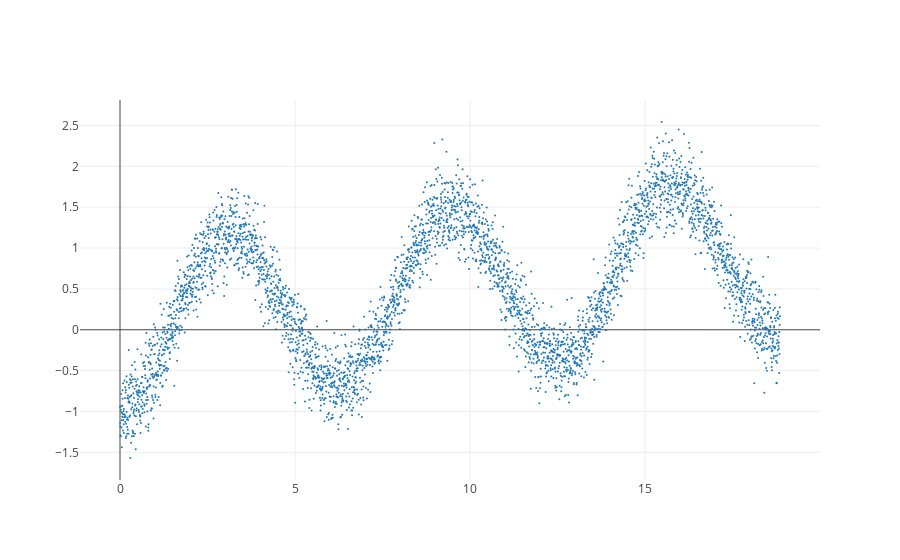

Notebook source saved alongside this figure:
### Markdown cell above
# Statistical prediction and inference - simple regression

## - You have some data
## - You fit a line, get a slope and an intercept
## - Get some analysis of variation - ANOVA

### Code cell
import plotly
from plotly.offline import download_plotlyjs, init_notebook_mode, plot, iplot
from plotly.graph_objs import *
from plotly.figure_factory import create_table
init_notebook_mode(connected=True)

import numpy as np
import pandas as pd
import scipy

import statsmodels
import statsmodels.api as sm
from statsmodels.formula.api import ols

# create a data set, sin wave plus random noise
nobs = 4000
x = np.linspace(0, 6*np.pi, num=nobs)
y = -np.cos(x) + x*0.05 + np.random.normal(0, 0.25, nobs)
z = np.sin(x) +  x*0.05 + np.random.normal(0, 0.25, nobs)

df = pd.DataFrame({'x' : x,'y': y,'z': z})

# chart it

def mychart(*args):

    # pass some 2d n x 1 arrays, x, y, z
    
    # 1st array is independent vars
    # reshape to 1 dimensional array
    x = args[0].reshape(-1)
    
    # following are dependent vars plotted on y axis
    data = []
    for i in range(1, len(args)):
        data.append(Scatter(x=x,
                            y=args[i].reshape(-1),
                            mode = 'markers',
                            marker = dict(size = 2)                            
                           ))

    layout = Layout(
        yaxis=dict(
            autorange=True))
    
    fig = Figure(data=data, layout=layout)
    
    return iplot(fig) # , image='png' to save notebook w/static image   
    
mychart(x,y)

### Figure 1 — Plotly figure (JSON) as saved in the notebook; plotly's stock layout.template omitted (floating-point values rounded to 4 significant figures; data arrays with more than 128 entries replaced by an {"elided": "..."} marker saying what was removed)
{"data": [{"marker": {"size": 2}, "mode": "markers", "type": "scatter", "uid": "d862d0d8-baee-11e8-857d-ed5d4f2f6c04", "x": {"elided": "4000 float values"}, "y": {"elided": "4000 float values"}}], "layout": {"yaxis": {"autorange": true}}}
